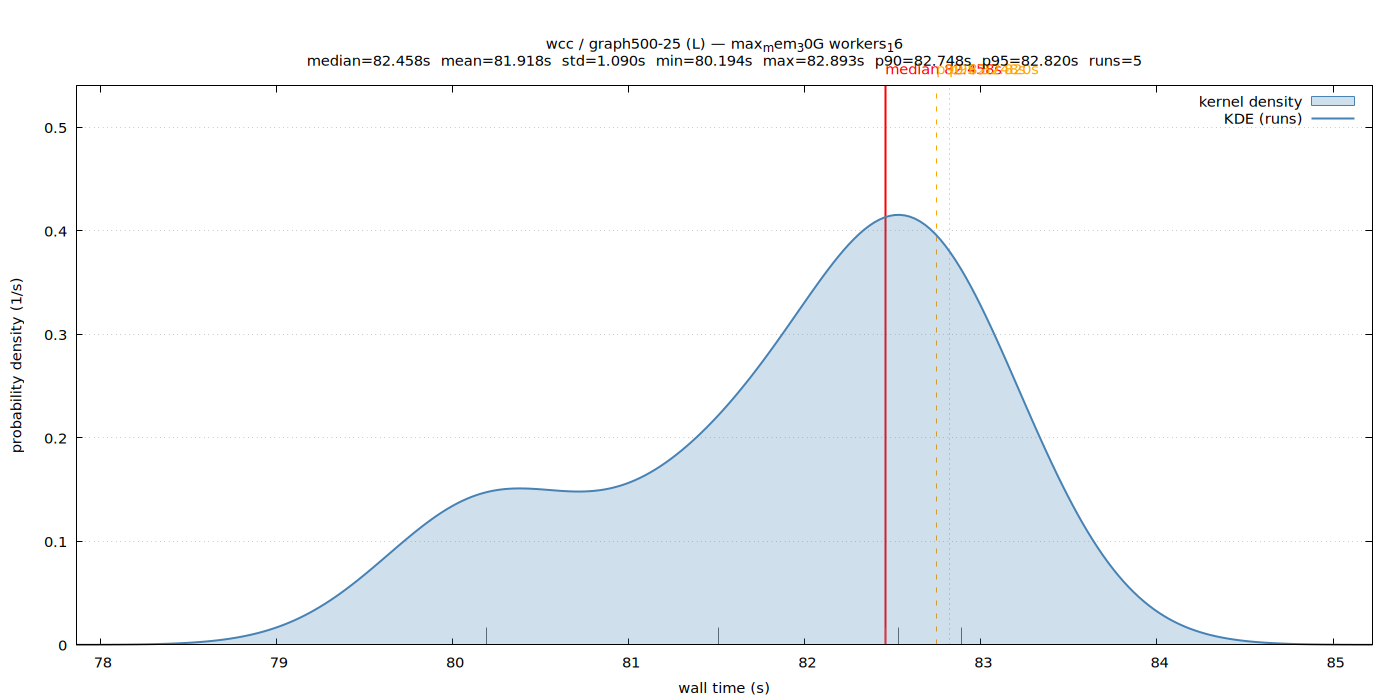

Write the gnuplot code that produced this figure.
set terminal pngcairo size 1400,700 enhanced font 'Sans,11'
set output '/home/ubuntu/nvm/gfrs/wcc/L/graph500-25/max_mem_30G_workers_16/wall_time.png'
set title "wcc / graph500-25 (L) — max_mem_30G workers_16\nmedian=82.458s  mean=81.918s  std=1.090s  min=80.194s  max=82.893s  p90=82.748s  p95=82.820s  runs=5"
set xlabel 'wall time (s)'
set ylabel 'probability density (1/s)'
set tmargin 5
set yrange [0:0.540143]
set xrange [77.862920:85.223839]
set grid y
set key top right
set arrow from 82.457698,0 to 82.457698,0.540143 nohead lc rgb 'red' lw 2
set label 'median 82.458s' at 82.457698,0.540143 offset char 0,1 tc rgb 'red'
set arrow from 82.747559,0 to 82.747559,0.540143 nohead lc rgb 'orange' lw 1 dt 2
set label 'p90 82.748s' at 82.747559,0.540143 offset char 0,1 tc rgb 'orange'
set arrow from 82.820156,0 to 82.820156,0.540143 nohead lc rgb 'orange' lw 1 dt 3
set label 'p95 82.820s' at 82.820156,0.540143 offset char 0,1 tc rgb 'orange'
set arrow from 82.457698,0 to 82.457698,0.0166198 nohead lc rgb '#666666' lw 1
set arrow from 82.529770,0 to 82.529770,0.0166198 nohead lc rgb '#666666' lw 1
set arrow from 81.513307,0 to 81.513307,0.0166198 nohead lc rgb '#666666' lw 1
set arrow from 82.892752,0 to 82.892752,0.0166198 nohead lc rgb '#666666' lw 1
set arrow from 80.194007,0 to 80.194007,0.0166198 nohead lc rgb '#666666' lw 1
plot '/home/ubuntu/nvm/gfrs/wcc/L/graph500-25/max_mem_30G_workers_16/wall_time.dat' using 1:2 with filledcurves y=0 lc rgb '#4682b4' fs transparent solid 0.25 title 'kernel density', \
     '/home/ubuntu/nvm/gfrs/wcc/L/graph500-25/max_mem_30G_workers_16/wall_time.dat' using 1:2 with lines lw 2 lc rgb '#4682b4' title 'KDE (runs)'
